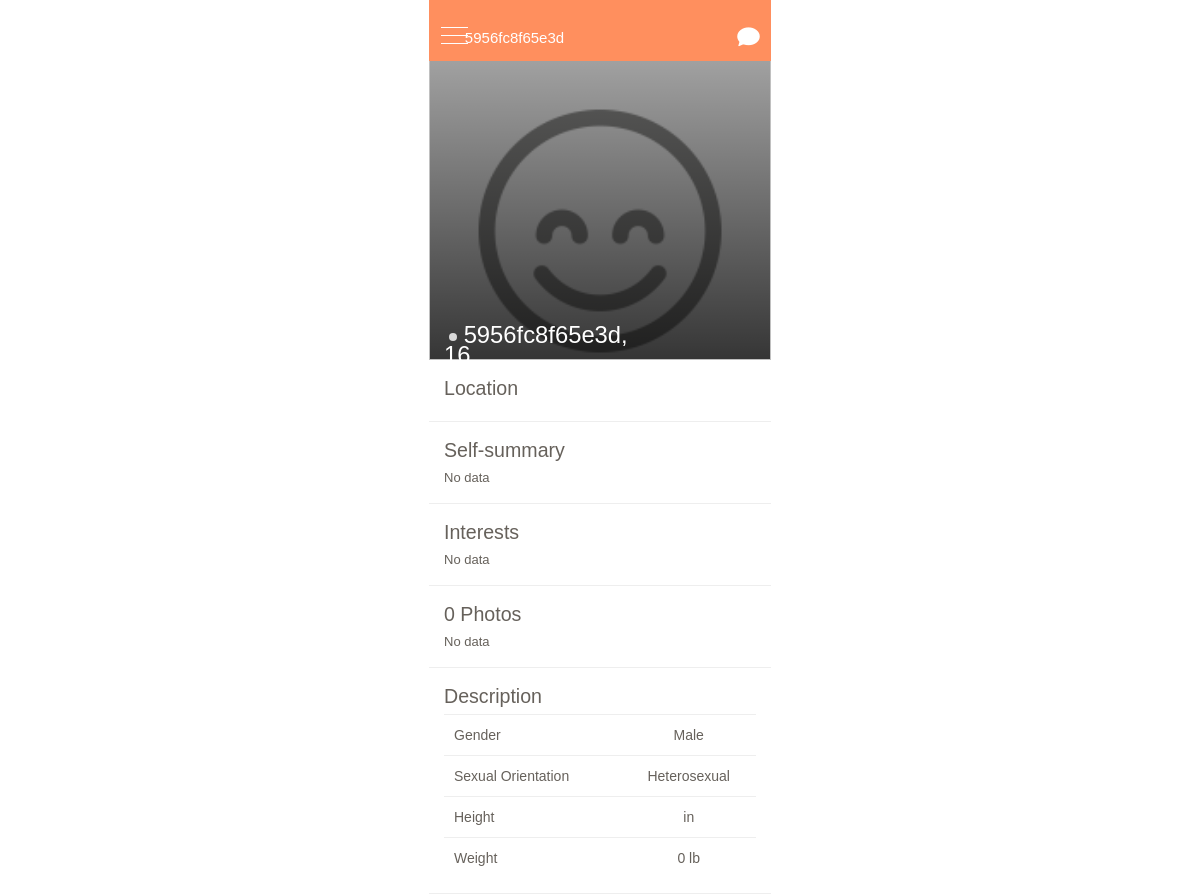
The app's page /mobile/user.php?id=470 (signed in) with its own data.
### tables this page shows
CREATE TABLE `users` (
  `id` int(11) NOT NULL AUTO_INCREMENT,
  `full_name` varchar(150) DEFAULT NULL,
  `email` varchar(100) DEFAULT NULL,
  `password` varchar(123) DEFAULT NULL,
  `country` varchar(199) DEFAULT NULL,
  `city` varchar(100) DEFAULT NULL,
  `credits` int(11) DEFAULT NULL,
  `latitude` varchar(50) DEFAULT NULL,
  `longitude` varchar(50) DEFAULT NULL,
  `age` int(11) DEFAULT NULL,
  `bio` text,
  `gender` varchar(20) DEFAULT NULL,
  `sexual_interest` int(11) DEFAULT NULL,
  `instagram_username` varchar(50) DEFAULT '',
  `profile_picture` varchar(200) DEFAULT NULL,
  `ip` varchar(50) DEFAULT NULL,
  `registered` int(11) DEFAULT '0',
  `last_login` int(11) DEFAULT '0',
  `last_active` int(11) DEFAULT '0',
  `updated_preferences` int(11) DEFAULT '0',
  `updated_name` int(11) DEFAULT '0',
  `is_admin` int(11) DEFAULT '0',
  `is_incognito` int(11) DEFAULT '0',
  `is_verified` int(11) DEFAULT '0',
  `has_disabled_ads` int(11) DEFAULT '0',
  `is_increased_exposure` int(11) DEFAULT '0',
  `language` varchar(100) DEFAULT NULL,
  `interests` text,
  `uploaded_photos` int(11) DEFAULT '0',
  `is_vip` int(20) DEFAULT '0',
  `vip_expiration` int(20) DEFAULT '0',
  `ghost_mode_start` int(20) DEFAULT '0',
  `verified_badge_start` int(20) DEFAULT '0',
  `spotlight_start` int(20) DEFAULT '0',
  `disable_ads_start` int(20) DEFAULT '0',
  `ghost_mode_expiration` int(20) DEFAULT '0',
  `verified_badge_expiration` int(20) DEFAULT '0',
  `spotlight_expiration` int(20) DEFAULT '0',
  `disable_ads_expiration` int(20) DEFAULT '0',
  `height` text,
  `weight` int(11) DEFAULT '0',
  `last_encounter` int(11) DEFAULT '0',
  `marital_status` varchar(10) NOT NULL,
  `has_traveled` varchar(10) NOT NULL,
  `where_traveled` varchar(300) NOT NULL,
  `preferred_destination` varchar(300) NOT NULL,
  `cruising_or_touring` varchar(10) NOT NULL,
  `state_of_health` varchar(10) NOT NULL,
  `active_or_slow_travel` varchar(10) NOT NULL,
  `distance_to_travel` varchar(6) NOT NULL,
  `spontaneous_or_itinerary` varchar(20) NOT NULL,
  `smoker` varchar(10) NOT NULL,
  `accommodation_type` varchar(10) NOT NULL,
  `budget` varchar(10) NOT NULL,
  `luggage_type` varchar(30) NOT NULL,
  `foodie` varchar(10) NOT NULL,
  `alcohol` varchar(10) NOT NULL,
  `rating_lounge_poolside_beach` varchar(30) NOT NULL,
  `rating_explore` varchar(20) NOT NULL,
  `rating_shopping` varchar(30) NOT NULL,
  `rating_casino` varchar(20) NOT NULL,
  `rating_tours` varchar(30) NOT NULL,
  `rating_food` varchar(30) NOT NULL,
  `rating_spa` varchar(30) NOT NULL,
  `rating_sports` varchar(30) NOT NULL,
  `rating_concerts` varchar(30) NOT NULL,
  `group_or_independent` varchar(30) NOT NULL,
  `small_or_mega_ship_cruising` varchar(30) NOT NULL,
  `active_or_sedentary` varchar(30) NOT NULL,
  `primary_language` varchar(30) NOT NULL,
  PRIMARY KEY (`id`)
);

### core/system.php (called while the page is built, shortened)
<?php
class System {
	public $domain;
	public $db;
	public function getProfilePicture($user) {
		if(filter_var($user->profile_picture,FILTER_VALIDATE_URL)) {
			return $user->profile_picture;
		} else {
			return $this->domain.'/uploads/'.$user->profile_picture;
		}
	}
	public function getUserInfo($id) {
		$user = $this->db->query("SELECT * FROM users WHERE id='".$id."'");
		$user = $user->fetch_object();
		return $user;
	}
	public function getFirstName($full_name) {
		$full_name = explode(' ',$full_name);
		return $full_name[0];
	}
	public function isOnline($last_active) {
		if(time()-$last_active <= 300) {
			return true;
		} else {
			return false;
		}
	}
	public function setUserActive($id) {
		$this->db->query("UPDATE users SET last_active='".time()."' WHERE id='".$id."'");
	}
}

### core/config.php (called while the page is built, shortened)
<?php
	$domain = 'http://localhost';
	$unit['height'] = 'in';
	$unit['weight'] = 'lb';

### languages/english/language.php (called while the page is built, shortened)
<?php
$lang["Male"] = "Male";
$lang["Female"] = "Female";
$lang["Hello"] = "Hello";
$lang["Messages"] = "Messages";
$lang["People"] = "People";
$lang["Friends"] = "My Travel Buddies";
$lang["Accept"] = "Accept";
$lang["Decline"] = "Decline";
$lang["Nothing_To_Show"] = "No data";
$lang["You_Have_Not_Added_Any_Friends"] = "You have not added any friends";
$lang["Profile_Visitors"] = "Profile Visitors";
$lang["Profile_Likes"] = "Profile Likes";
$lang["User"] = "User";
$lang["Time"] = "Time";
$lang["Country"] = "Country";
$lang["City"] = "City";
$lang["Gender"] = "Gender";
$lang["Men"] = "Men";
$lang["Women"] = "Women";
$lang["MenNWomen"] = "Men & Women";
$lang["Save"] = "Save";
$lang["Profile_Photo"] = "Profile Photo";
$lang["Full_Name"] = "Full Name";
$lang["Email"] = "Email";
$lang["New_Password"] = "New Password";
$lang["Instagram_Username"] = "Instagram Username";
$lang["Upgrades"] = "Upgrades";
$lang["Settings"] = "Settings";
$lang["Account"] = "Account";
$lang["Full_Name_Update_Notice"] = "You can only update your name once";
$lang["Instagram_Import_Notice"] = "Let us import your Instagram photos into your profile";
$lang["Updated_Account_Settings"] = "You have updated your account settings";
$lang["Privacy"] = "Privacy";
$lang["Buy_Credits"] = "Buy Credits";
$lang["Credits"] = "Credits";
$lang["Description"] = "Description";
$lang["Enable"] = "Enable";
$lang["Active"] = "Active";
$lang["Like"] = "Like";
$lang["Likes"] = "Likes";
$lang["Liked"] = "Liked";
$lang["Self-summary"] = "Self-summary";
$lang["This_Profile_Is_Private"] = "This profile is private";
$lang["Instagram_Photos"] = "Instagram Photos";
$lang["Add_As_Friend"] = "Add as Friend";
$lang["Friend_Request_Sent"] = "Friend Request Sent";
$lang["Visitors"] = "Visitors";
$lang["Logged_In"] = "Logged in";
$lang["Logout"] = "Logout";
$lang["Notifications"] = "Notifications";
$lang["No_New_Notifications"] = "No new notifications";
$lang["See_All"] = "See All";
$lang["Enter_Message"] = "Enter your message";
$lang["Choose_File"] = "Choose File";
$lang["None_Visited_Profile"] = "No one has visited your profile yet";
$lang["None_Liked_Profile"] = "No one has liked your profile yet";
$lang["Chat_With"] = "Chat with";
$lang["sProfile"] = "%s's Profile";
$lang["second"] = "second";
$lang["minute"] = "minute";

### mobile/user.php (the view, shortened to what this page needs)
<?php
require('../core/config.php');
require('../core/system.php');
$system = new System;
$system->domain = $domain;
$system->db = $db;
$user = $system->getUserInfo($_SESSION['user_id']);
$system->setUserActive($user->id);
$id = $_GET['id'];
$profile = $system->getUserInfo($id);
$photos = array();
switch ($profile->sexual_interest) {
  case 1:
  $sexual_orientation = 'Straight';
  break;
}
?>
<!DOCTYPE html>
<html>
<head> <meta name="robots" content="noindex">
  <link rel="stylesheet" type="text/css" href="css/normalize.css">
  <link rel="stylesheet" type="text/css" href="css/framework.css">
  <link rel="stylesheet" type="text/css" href="css/theme.css">
  <link rel="stylesheet" type="text/css" href="css/style.css">
  <link rel="stylesheet" type="text/css" href="css/bxslider.css">
  <link rel="stylesheet" type="text/css" href="css/swipebox.min.css">
  <link href="css/ionicons.min.css" rel="stylesheet" type="text/css" />
  <link href="css/themify-icons.css" rel="stylesheet" type="text/css" />
</head>
<body>
  <section class="w-section mobile-wrapper">
    <div class="page-content" id="main-stack" data-scroll="0">
      <div class="w-nav navbar" data-collapse="all" data-animation="over-left" data-duration="400" data-contain="1" data-no-scroll="1" data-easing="ease-out-quint">
        <div class="w-container">
          <div class="navbar-title"><?=$system->getFirstName($profile->full_name)?></div>
          <div class="w-nav-button navbar-button left" id="menu-button" data-ix="hide-navbar-icons">
            <div class="navbar-button-icon home-icon">
              <div class="bar-home-icon"></div>
              <div class="bar-home-icon"></div>
              <div class="bar-home-icon"></div>
            </div>
          </div>
          <?php if($profile->id != $user->id) { ?>
          <a href="chat.php?id=<?=$profile->id?>&receiver=<?=$system->getFirstName($profile->full_name)?>" class="w-inline-block navbar-button right" data-load="1">
            <div class="navbar-button-icon icon message-user">
              <div class="ion-ios-chatbubble"></div>
            </div>
          </a>
          <? } ?>
        </div>
      </div>
      <div class="body">
        <div class="profile-top">
          <img class="profile-photo" style="background-image:linear-gradient(rgba(0, 0, 0, 0.1), rgba(0, 0, 0, 0.7)),url('<?=$system->getProfilePicture($profile)?>')">
          <div class="profile-info">
            <?php if($system->isOnline($profile->last_active)) { echo '<i class="online-status online"></i>'; } else { echo '<i class="online-status offline"></i>'; } ?>
            <?=$system->getFirstName($profile->full_name)?>, <?=$profile->age?>
          </div>
        </div>
        <div class="profile-content">
          <div class="profile-section">
            <h2> <?=$lang['Location']?> </h2>
          </div>
          <div class="profile-section">
            <h2> <?=$lang['Self-summary']?> </h2>
            <?php
            if(!empty($profile->bio)) {
              echo '<p>'.$profile->bio.'</p>';
            } else {
              echo '<p>'.$lang['Nothing_To_Show'].'</p>';
            }
            ?>
          </div>
          <div class="profile-section">
            <h2> <?=$lang['Interests']?> </h2>
            <?php
            if(!empty($profile->interests)) {
              $interests = explode(',',$profile->interests);
              foreach($interests as $interest) {
                echo '<div class="interest-item">'.$interest.'</div>';
              }
            } else {
              echo '<p>'.$lang['Nothing_To_Show'].'</p>';
            }
            ?>
          </div>
          <div class="profile-section">
            <h2> <?=count($photos)?> Photos </h2>
            <ul class="profile-gallery">
              <?php
              if(!empty($photos)) {
                for($i = 0; $i < count($photos); $i++) {
                  echo '
                  <li>
                  <a rel="gallery-1" href="'.$system->getDomain().'/uploads/'.$photos[$i]['path'].'" class="swipebox">
                  <img src="'.$system->getDomain().'/uploads/'.$photos[$i]['path'].'" style="height:70px;width:70px;border-radius:5px;"/>
                  </a>
                  </li>
                  ';
                }
              } else {
                echo '<p>'.$lang['Nothing_To_Show'].'</p>';
              }
              ?>
            </ul>
          </div>
          <div class="profile-section">
            <h2> <?=$lang['Description']?> </h2>
            <table class="table table-border" style="width:100%;text-align:center;">
              <tr>
                <td align="left">
                  <b style="font-weight:500;"><?=$lang['Gender']?></b>
                </td>
                <td>
                  <?=$lang[$profile->gender]?>
                </td>
              </tr>
              <tr>
                <td align="left">
                  <b style="font-weight:500;"><?=$lang['Sexual_Orientation']?></b>
                </td>
                <td>
                  <?=$lang[$sexual_orientation]?>
                </td>
              </tr>
              <tr>
                <td align="left">
                  <b style="font-weight:500;"><?=$lang['Height']?></b>
                </td>
                <td>
                  <?=$profile->height?> <?=$unit['height']?>
                </td>
              </tr>
              <tr>
                <td align="left">
                  <b style="font-weight:500;"><?=$lang['Weight']?></b>
                </td>
                <td>
                  <?=$profile->weight?> <?=$unit['weight']?>
                </td>
              </tr>
            </table>
          </div>
        </div>
      </div>
    </div>
  </section>
</body>
</html>

### mobile/css/framework.css (style rules this page uses)
* { -webkit-box-sizing: border-box; -moz-box-sizing: border-box; box-sizing: border-box; }
html { height: 100%; }
body { margin: 0; min-height: 100%; background-color: #fff; color: #333; }
img { max-width: 100%; vertical-align: middle; display: inline-block; }
.w-inline-block { max-width: 100%; display: inline-block; }
h1, h2, h3, h4, h5, h6 { margin: 0; }
p { margin: 0; }
ul, ol { margin-top: 0; margin-bottom: 0; }
.w-container { margin-left: auto; margin-right: auto; max-width: 940px; }
.w-container:before, .w-container:after { content: " "; display: table; }
.w-container:after { clear: both; }
.w-nav { position: relative; background: #BBB; z-index: 1000; }
.w-nav:before, .w-nav:after { content: " "; display: table; }
.w-nav:after { clear: both; }
.w-nav-button { position: relative; float: right; padding: 18px; font-size: 24px; display: none; cursor: pointer; -webkit-tap-highlight-color: rgba(0, 0, 0, 0); tap-highlight-color: rgba(0, 0, 0, 0); -webkit-user-select: none; -moz-user-select: none; -ms-user-select: none; user-select: none; }
.w-nav[data-collapse="all"] .w-nav-button { display: block; }

### mobile/css/theme.css (style rules this page uses)
body { background-color: white; font-family: Montserrat, sans-serif; color: #66615b; font-size: 14px; line-height: 20px; -webkit-font-smoothing: antialiased; }
h2 { font-size: 32px; line-height: 36px; }
p { font-size: 13px; }
a { width: 100%; color: #66615b; text-decoration: none; }
.navbar { position: fixed; z-index: 5; height: 61px; padding-top: 15px; background-color: #ff8f5e; color: #fff !important; top: 0px; }
.mobile-wrapper { position: relative; width: 342px; height: 608px; margin-right: auto; margin-left: auto; background-color: white; background-image: none; background-size: auto; background-repeat: repeat; box-shadow: none; }
.navbar-button { position: relative; width: 45px; height: 45px; padding: 0px; color: #ccc; line-height: 49px; text-align: center; }
.navbar-button.left { float: left; }
.navbar-button.right { float: right; }
.navbar-button-icon { width: 45px; height: 45px; font-size: 40px; color: #fff; }
.navbar-button-icon.home-icon { display: inline-block; width: 27px; height: auto; margin-top: 12px; margin-left: 5px; }
.navbar-title { position: absolute; display: block; width: 50%; height: 45px; margin-right: auto; margin-left: auto; font-size: 15px; line-height: 45px; text-align: center; }
.body { padding-top: 60px; }
.page-content { position: absolute; width: 100%; height: 100%; }
.bar-home-icon { width: 100%; height: 1px; margin-bottom: 7px; background-color: #fff; }
.navbar { width:inherit; }
* { -webkit-tap-highlight-color: rgba(0,0,0,0); }
*:not(input):not(textarea) { -webkit-touch-callout: none; -webkit-user-select: none; -khtml-user-select: none; -moz-user-select: none; -ms-user-select: none; user-select: none; }
.navbar, .page-content, .news-mask, .search-fixed, .input-chat-block, .loading-mask, .shadow-layer { width:inherit; }

### mobile/css/style.css (style rules this page uses)
.online-status { display: inline-block; z-index: 2; box-sizing: content-box; width: 8px; height: 8px; margin-left: 5px; border-radius: 100%; vertical-align: middle; }
.offline { background-color: #D9D9D9; }
.profile-top { height: 300px; width: 100%; }
.profile-photo { height: 300px; width: 100%; background-size: cover; }
.profile-info { position: relative; bottom: 35px; left: 15px; font-size: 1.7em; color: #FFF; font-weight: 300; width: 200px; }
.profile-content .profile-section { padding: 15px; padding-top: 0px; border-bottom: 1px solid #EEE; }
.profile-content h2 { font-size: 1.4em; font-weight: 500; padding-top: 10px; }
.profile-content p { color: #66615b; font-weight: 400; padding: 0px; }
.table-border td { border-top: 1px solid #EEE; padding: 10px; }
.message-user { position: relative; bottom: 2px; }
.message-user div { font-size:30px; }

### records on screen
users: full_name "5956fc8f65e3d", age "16", gender "Male", sexual_interest "Heterosexual", weight "0"

### other values on screen
$lang['Location'] "Location"
$lang['Self-summary'] "Self-summary"
$lang['Nothing_To_Show'] "No data"
$lang['Interests'] "Interests"
count($photos) "0"
$lang['Description'] "Description"
$lang['Gender'] "Gender"
$lang['Sexual_Orientation'] "Sexual Orientation"
$lang['Height'] "Height"
$unit['height'] "in"
$lang['Weight'] "Weight"
$unit['weight'] "lb"
